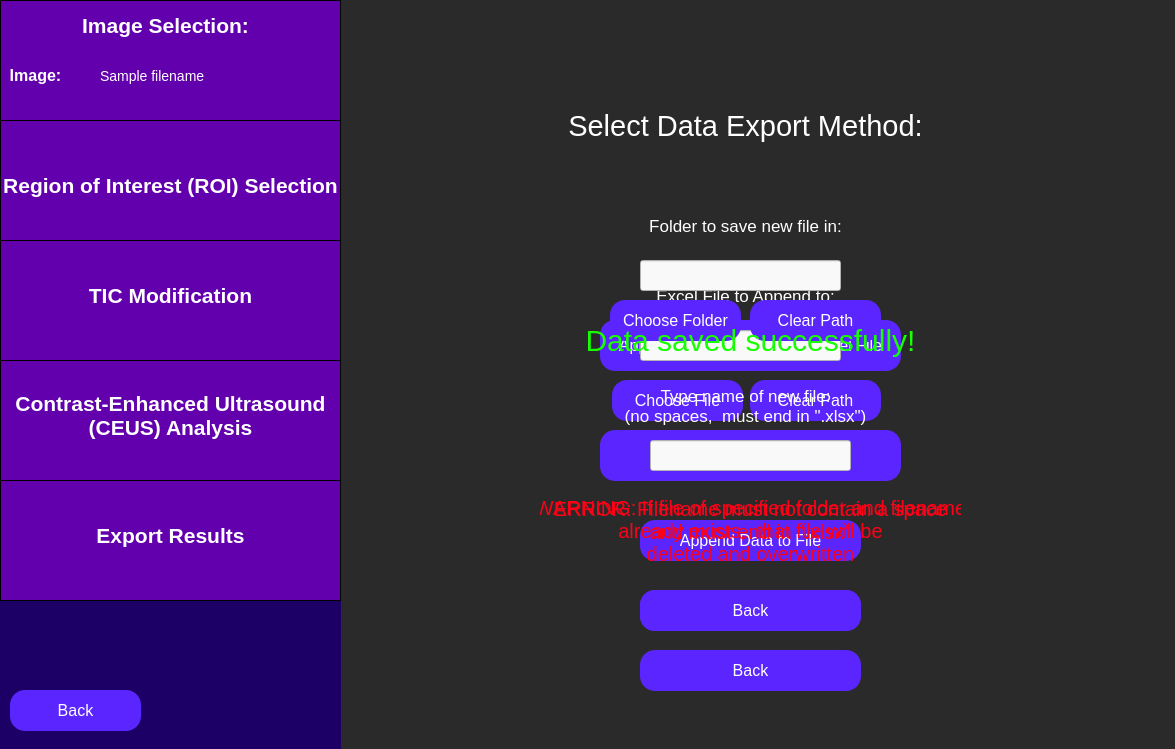
<?xml version="1.0" encoding="UTF-8"?>
<ui version="4.0">
 <class>exportData</class>
 <widget class="QWidget" name="exportData">
  <property name="geometry">
   <rect>
    <x>0</x>
    <y>0</y>
    <width>1175</width>
    <height>749</height>
   </rect>
  </property>
  <property name="windowTitle">
   <string>Export Data</string>
  </property>
  <property name="styleSheet">
   <string notr="true">QWidget {
	background: rgb(42, 42, 42);
}</string>
  </property>
  <widget class="QWidget" name="widget" native="true">
   <property name="geometry">
    <rect>
     <x>0</x>
     <y>0</y>
     <width>341</width>
     <height>751</height>
    </rect>
   </property>
   <property name="toolTip">
    <string>&lt;html&gt;&lt;head/&gt;&lt;body&gt;&lt;p&gt;&lt;br/&gt;&lt;/p&gt;&lt;/body&gt;&lt;/html&gt;</string>
   </property>
   <property name="styleSheet">
    <string notr="true">QWidget {
	background-color: rgb(28, 0, 101);
}</string>
   </property>
   <widget class="QFrame" name="frame">
    <property name="geometry">
     <rect>
      <x>0</x>
      <y>0</y>
      <width>341</width>
      <height>121</height>
     </rect>
    </property>
    <property name="styleSheet">
     <string notr="true">QFrame {
	background-color: rgb(99, 0, 174);
	border: 1px solid black;
}</string>
    </property>
    <property name="frameShape">
     <enum>QFrame::StyledPanel</enum>
    </property>
    <property name="frameShadow">
     <enum>QFrame::Raised</enum>
    </property>
    <widget class="QLabel" name="imageSelectionLabelSidebar">
     <property name="geometry">
      <rect>
       <x>70</x>
       <y>0</y>
       <width>191</width>
       <height>51</height>
      </rect>
     </property>
     <property name="styleSheet">
      <string notr="true">QLabel {
	font-size: 21px;
	color: rgb(255, 255, 255);
	background-color: rgba(255, 255, 255, 0);
	border: 0px;
	font-weight: bold;
}</string>
     </property>
     <property name="text">
      <string>Image Selection:</string>
     </property>
     <property name="alignment">
      <set>Qt::AlignCenter</set>
     </property>
    </widget>
    <widget class="QLabel" name="imageLabel">
     <property name="geometry">
      <rect>
       <x>-60</x>
       <y>50</y>
       <width>191</width>
       <height>51</height>
      </rect>
     </property>
     <property name="styleSheet">
      <string notr="true">QLabel {
	font-size: 16px;
	color: rgb(255, 255, 255);
	background-color: rgba(255, 255, 255, 0);
	border: 0px;
	font-weight: bold;
}</string>
     </property>
     <property name="text">
      <string>Image:</string>
     </property>
     <property name="alignment">
      <set>Qt::AlignCenter</set>
     </property>
    </widget>
    <widget class="QLabel" name="imagePathInput">
     <property name="geometry">
      <rect>
       <x>100</x>
       <y>50</y>
       <width>241</width>
       <height>51</height>
      </rect>
     </property>
     <property name="styleSheet">
      <string notr="true">QLabel {
	font-size: 14px;
	color: rgb(255, 255, 255);
	background-color: rgba(255, 255, 255, 0);
	border: 0px;
}</string>
     </property>
     <property name="text">
      <string>Sample filename </string>
     </property>
     <property name="alignment">
      <set>Qt::AlignLeading|Qt::AlignLeft|Qt::AlignVCenter</set>
     </property>
    </widget>
   </widget>
   <widget class="QFrame" name="frame_2">
    <property name="geometry">
     <rect>
      <x>0</x>
      <y>120</y>
      <width>341</width>
      <height>121</height>
     </rect>
    </property>
    <property name="styleSheet">
     <string notr="true">QFrame {
	background-color: rgb(99, 0, 174);;
	border: 1px solid black;
}</string>
    </property>
    <property name="frameShape">
     <enum>QFrame::StyledPanel</enum>
    </property>
    <property name="frameShadow">
     <enum>QFrame::Raised</enum>
    </property>
    <widget class="QLabel" name="roiSidebarLabel">
     <property name="geometry">
      <rect>
       <x>0</x>
       <y>40</y>
       <width>341</width>
       <height>51</height>
      </rect>
     </property>
     <property name="styleSheet">
      <string notr="true">QLabel {
	font-size: 21px;
	color: rgb(255, 255, 255);
	background-color: rgba(255, 255, 255, 0);
	border: 0px;
	font-weight: bold;
}</string>
     </property>
     <property name="text">
      <string>Region of Interest (ROI) Selection</string>
     </property>
     <property name="alignment">
      <set>Qt::AlignCenter</set>
     </property>
    </widget>
   </widget>
   <widget class="QFrame" name="frame_4">
    <property name="geometry">
     <rect>
      <x>0</x>
      <y>360</y>
      <width>341</width>
      <height>121</height>
     </rect>
    </property>
    <property name="styleSheet">
     <string notr="true">QFrame {
	background-color:  rgb(99, 0, 174);
	border: 1px solid black;
}</string>
    </property>
    <property name="frameShape">
     <enum>QFrame::StyledPanel</enum>
    </property>
    <property name="frameShadow">
     <enum>QFrame::Raised</enum>
    </property>
    <widget class="QLabel" name="ticAnalysisLabel">
     <property name="geometry">
      <rect>
       <x>0</x>
       <y>30</y>
       <width>341</width>
       <height>51</height>
      </rect>
     </property>
     <property name="styleSheet">
      <string notr="true">QLabel {
	font-size: 21px;
	color: rgb(255, 255, 255);
	background-color: rgba(255, 255, 255, 0);
	border: 0px;
	font-weight: bold;
}</string>
     </property>
     <property name="text">
      <string>Contrast-Enhanced Ultrasound
(CEUS) Analysis</string>
     </property>
     <property name="alignment">
      <set>Qt::AlignCenter</set>
     </property>
    </widget>
   </widget>
   <widget class="QFrame" name="frame_5">
    <property name="geometry">
     <rect>
      <x>0</x>
      <y>480</y>
      <width>341</width>
      <height>121</height>
     </rect>
    </property>
    <property name="styleSheet">
     <string notr="true">QFrame {
	background-color:  rgb(99, 0, 174);
	border: 1px solid black;
}</string>
    </property>
    <property name="frameShape">
     <enum>QFrame::StyledPanel</enum>
    </property>
    <property name="frameShadow">
     <enum>QFrame::Raised</enum>
    </property>
    <widget class="QLabel" name="rfAnalysisLabel">
     <property name="geometry">
      <rect>
       <x>20</x>
       <y>30</y>
       <width>301</width>
       <height>51</height>
      </rect>
     </property>
     <property name="styleSheet">
      <string notr="true">QLabel {
	font-size: 21px;
	color: rgb(255, 255, 255);
	background-color: rgba(255, 255, 255, 0);
	border: 0px;
	font-weight: bold;
}</string>
     </property>
     <property name="text">
      <string>Export Results</string>
     </property>
     <property name="alignment">
      <set>Qt::AlignCenter</set>
     </property>
    </widget>
   </widget>
  </widget>
  <widget class="QFrame" name="frame_3">
   <property name="geometry">
    <rect>
     <x>0</x>
     <y>240</y>
     <width>341</width>
     <height>121</height>
    </rect>
   </property>
   <property name="styleSheet">
    <string notr="true">QFrame {
	background-color: rgb(99, 0, 174);
	border: 1px solid black;
}</string>
   </property>
   <property name="frameShape">
    <enum>QFrame::StyledPanel</enum>
   </property>
   <property name="frameShadow">
    <enum>QFrame::Raised</enum>
   </property>
   <widget class="QLabel" name="analysisParamsLabel">
    <property name="geometry">
     <rect>
      <x>0</x>
      <y>30</y>
      <width>341</width>
      <height>51</height>
     </rect>
    </property>
    <property name="styleSheet">
     <string notr="true">QLabel {
	font-size: 21px;
	color: rgb(255, 255, 255);
	background-color: rgba(255, 255, 255, 0);
	border: 0px;
	font-weight:bold;
}</string>
    </property>
    <property name="text">
     <string>TIC Modification</string>
    </property>
    <property name="alignment">
     <set>Qt::AlignCenter</set>
    </property>
   </widget>
  </widget>
  <widget class="QPushButton" name="backButton">
   <property name="geometry">
    <rect>
     <x>10</x>
     <y>690</y>
     <width>131</width>
     <height>41</height>
    </rect>
   </property>
   <property name="styleSheet">
    <string notr="true">QPushButton {
	color: white;
	font-size: 16px;
	background: rgb(90, 37, 255);
	border-radius: 15px;
}</string>
   </property>
   <property name="text">
    <string>Back</string>
   </property>
  </widget>
  <widget class="QLabel" name="selectDataLabel">
   <property name="geometry">
    <rect>
     <x>530</x>
     <y>60</y>
     <width>431</width>
     <height>131</height>
    </rect>
   </property>
   <property name="styleSheet">
    <string notr="true">QLabel {
	font-size: 29px;
	color: rgb(255, 255, 255);
	background-color: rgba(255, 255, 255, 0);
}</string>
   </property>
   <property name="text">
    <string>Select Data Export Method:</string>
   </property>
   <property name="textFormat">
    <enum>Qt::AutoText</enum>
   </property>
   <property name="scaledContents">
    <bool>false</bool>
   </property>
   <property name="alignment">
    <set>Qt::AlignCenter</set>
   </property>
   <property name="wordWrap">
    <bool>true</bool>
   </property>
  </widget>
  <widget class="QPushButton" name="appendFileOptionButton">
   <property name="geometry">
    <rect>
     <x>600</x>
     <y>320</y>
     <width>301</width>
     <height>51</height>
    </rect>
   </property>
   <property name="toolTip">
    <string>&lt;html&gt;&lt;head/&gt;&lt;body&gt;&lt;p&gt;&lt;br/&gt;&lt;/p&gt;&lt;/body&gt;&lt;/html&gt;</string>
   </property>
   <property name="styleSheet">
    <string notr="true">QPushButton {
	color: white;
	font-size: 16px;
	background: rgb(90, 37, 255);
	border-radius: 15px;
}</string>
   </property>
   <property name="text">
    <string>Append Data onto Existing Excel File</string>
   </property>
  </widget>
  <widget class="QPushButton" name="clearAppendFileButton">
   <property name="geometry">
    <rect>
     <x>750</x>
     <y>380</y>
     <width>131</width>
     <height>41</height>
    </rect>
   </property>
   <property name="styleSheet">
    <string notr="true">QPushButton {
	color: white;
	font-size: 16px;
	background: rgb(90, 37, 255);
	border-radius: 15px;
}</string>
   </property>
   <property name="text">
    <string>Clear Path</string>
   </property>
  </widget>
  <widget class="QLabel" name="appendFileLabel">
   <property name="geometry">
    <rect>
     <x>610</x>
     <y>270</y>
     <width>271</width>
     <height>51</height>
    </rect>
   </property>
   <property name="styleSheet">
    <string notr="true">QLabel {
	background-color: rgba(255, 255, 255, 0);
	color: white;
	font-size: 17px;
}</string>
   </property>
   <property name="text">
    <string>Excel File to Append to:</string>
   </property>
   <property name="alignment">
    <set>Qt::AlignCenter</set>
   </property>
   <property name="textInteractionFlags">
    <set>Qt::NoTextInteraction</set>
   </property>
  </widget>
  <widget class="QPushButton" name="chooseAppendFileButton">
   <property name="geometry">
    <rect>
     <x>612</x>
     <y>380</y>
     <width>131</width>
     <height>41</height>
    </rect>
   </property>
   <property name="styleSheet">
    <string notr="true">QPushButton {
	color: white;
	font-size: 16px;
	background: rgb(90, 37, 255);
	border-radius: 15px;
}</string>
   </property>
   <property name="text">
    <string>Choose File</string>
   </property>
  </widget>
  <widget class="QLineEdit" name="appendFilePath">
   <property name="geometry">
    <rect>
     <x>640</x>
     <y>330</y>
     <width>201</width>
     <height>31</height>
    </rect>
   </property>
   <property name="styleSheet">
    <string notr="true">QLineEdit {
	background-color: rgb(249, 249, 249);
	color: black;
}</string>
   </property>
  </widget>
  <widget class="QPushButton" name="newFileOptionButton">
   <property name="geometry">
    <rect>
     <x>600</x>
     <y>430</y>
     <width>301</width>
     <height>51</height>
    </rect>
   </property>
   <property name="toolTip">
    <string>&lt;html&gt;&lt;head/&gt;&lt;body&gt;&lt;p&gt;&lt;br/&gt;&lt;/p&gt;&lt;/body&gt;&lt;/html&gt;</string>
   </property>
   <property name="styleSheet">
    <string notr="true">QPushButton {
	color: white;
	font-size: 16px;
	background: rgb(90, 37, 255);
	border-radius: 15px;
}</string>
   </property>
   <property name="text">
    <string>Save to New Excel File</string>
   </property>
  </widget>
  <widget class="QLineEdit" name="newFolderPathInput">
   <property name="geometry">
    <rect>
     <x>640</x>
     <y>260</y>
     <width>201</width>
     <height>31</height>
    </rect>
   </property>
   <property name="styleSheet">
    <string notr="true">QLineEdit {
	background-color: rgb(249, 249, 249);
	color: black;
}</string>
   </property>
  </widget>
  <widget class="QPushButton" name="chooseNewFolderButton">
   <property name="geometry">
    <rect>
     <x>610</x>
     <y>300</y>
     <width>131</width>
     <height>41</height>
    </rect>
   </property>
   <property name="styleSheet">
    <string notr="true">QPushButton {
	color: white;
	font-size: 16px;
	background: rgb(90, 37, 255);
	border-radius: 15px;
}</string>
   </property>
   <property name="text">
    <string>Choose Folder</string>
   </property>
  </widget>
  <widget class="QLabel" name="newFolderPathLabel">
   <property name="geometry">
    <rect>
     <x>610</x>
     <y>200</y>
     <width>271</width>
     <height>51</height>
    </rect>
   </property>
   <property name="styleSheet">
    <string notr="true">QLabel {
	background-color: rgba(255, 255, 255, 0);
	color: white;
	font-size: 17px;
}</string>
   </property>
   <property name="text">
    <string>Folder to save new file in:</string>
   </property>
   <property name="alignment">
    <set>Qt::AlignCenter</set>
   </property>
   <property name="textInteractionFlags">
    <set>Qt::NoTextInteraction</set>
   </property>
  </widget>
  <widget class="QPushButton" name="clearNewFolderButton">
   <property name="geometry">
    <rect>
     <x>750</x>
     <y>300</y>
     <width>131</width>
     <height>41</height>
    </rect>
   </property>
   <property name="styleSheet">
    <string notr="true">QPushButton {
	color: white;
	font-size: 16px;
	background: rgb(90, 37, 255);
	border-radius: 15px;
}</string>
   </property>
   <property name="text">
    <string>Clear Path</string>
   </property>
  </widget>
  <widget class="QLineEdit" name="newFileNameInput">
   <property name="geometry">
    <rect>
     <x>650</x>
     <y>440</y>
     <width>201</width>
     <height>31</height>
    </rect>
   </property>
   <property name="styleSheet">
    <string notr="true">QLineEdit {
	background-color: rgb(249, 249, 249);
	color: black;
}</string>
   </property>
   <property name="alignment">
    <set>Qt::AlignCenter</set>
   </property>
  </widget>
  <widget class="QPushButton" name="createNewFileButton">
   <property name="geometry">
    <rect>
     <x>640</x>
     <y>590</y>
     <width>221</width>
     <height>41</height>
    </rect>
   </property>
   <property name="styleSheet">
    <string notr="true">QPushButton {
	color: white;
	font-size: 16px;
	background: rgb(90, 37, 255);
	border-radius: 15px;
}</string>
   </property>
   <property name="text">
    <string>Create File</string>
   </property>
  </widget>
  <widget class="QLabel" name="newFileNameLabel">
   <property name="geometry">
    <rect>
     <x>610</x>
     <y>380</y>
     <width>271</width>
     <height>51</height>
    </rect>
   </property>
   <property name="styleSheet">
    <string notr="true">QLabel {
	background-color: rgba(255, 255, 255, 0);
	color: white;
	font-size: 17px;
}</string>
   </property>
   <property name="text">
    <string>Type name of new file:
(no spaces,  must end in &quot;.xlsx&quot;)</string>
   </property>
   <property name="alignment">
    <set>Qt::AlignCenter</set>
   </property>
   <property name="textInteractionFlags">
    <set>Qt::NoTextInteraction</set>
   </property>
  </widget>
  <widget class="QPushButton" name="appendFileButton">
   <property name="geometry">
    <rect>
     <x>640</x>
     <y>520</y>
     <width>221</width>
     <height>41</height>
    </rect>
   </property>
   <property name="styleSheet">
    <string notr="true">QPushButton {
	color: white;
	font-size: 16px;
	background: rgb(90, 37, 255);
	border-radius: 15px;
}</string>
   </property>
   <property name="text">
    <string>Append Data to File</string>
   </property>
  </widget>
  <widget class="QPushButton" name="appendFileBackButton">
   <property name="geometry">
    <rect>
     <x>640</x>
     <y>590</y>
     <width>221</width>
     <height>41</height>
    </rect>
   </property>
   <property name="styleSheet">
    <string notr="true">QPushButton {
	color: white;
	font-size: 16px;
	background: rgb(90, 37, 255);
	border-radius: 15px;
}</string>
   </property>
   <property name="text">
    <string>Back</string>
   </property>
  </widget>
  <widget class="QPushButton" name="newFileBackButton">
   <property name="geometry">
    <rect>
     <x>640</x>
     <y>650</y>
     <width>221</width>
     <height>41</height>
    </rect>
   </property>
   <property name="styleSheet">
    <string notr="true">QPushButton {
	color: white;
	font-size: 16px;
	background: rgb(90, 37, 255);
	border-radius: 15px;
}</string>
   </property>
   <property name="text">
    <string>Back</string>
   </property>
  </widget>
  <widget class="QLabel" name="fileNameErrorLabel">
   <property name="geometry">
    <rect>
     <x>540</x>
     <y>480</y>
     <width>421</width>
     <height>81</height>
    </rect>
   </property>
   <property name="styleSheet">
    <string notr="true">QLabel {
	color: rgb(255, 0, 23);
	font-size: 20px;
	background-color: rgba(255, 255, 255, 0);
}</string>
   </property>
   <property name="text">
    <string>ERROR: Filename must not contain a space
and must end in &quot;.xlsx&quot;</string>
   </property>
   <property name="alignment">
    <set>Qt::AlignCenter</set>
   </property>
  </widget>
  <widget class="QLabel" name="fileNameWarningLabel">
   <property name="geometry">
    <rect>
     <x>540</x>
     <y>490</y>
     <width>421</width>
     <height>81</height>
    </rect>
   </property>
   <property name="styleSheet">
    <string notr="true">QLabel {
	color: rgb(255, 0, 23);
	font-size: 20px;
	background-color: rgba(255, 255, 255, 0);
}</string>
   </property>
   <property name="text">
    <string>WARNING: If file of specified folder and filename
already exists,  that file will be
deleted and overwritten</string>
   </property>
   <property name="alignment">
    <set>Qt::AlignCenter</set>
   </property>
  </widget>
  <widget class="QLabel" name="dataSavedSuccessfullyLabel">
   <property name="geometry">
    <rect>
     <x>540</x>
     <y>300</y>
     <width>421</width>
     <height>81</height>
    </rect>
   </property>
   <property name="styleSheet">
    <string notr="true">QLabel {
	color: rgb(23, 255, 0);
	font-size: 30px;
	background-color: rgba(255, 255, 255, 0);
}</string>
   </property>
   <property name="text">
    <string>Data saved successfully!</string>
   </property>
   <property name="alignment">
    <set>Qt::AlignCenter</set>
   </property>
  </widget>
 </widget>
 <resources/>
 <connections/>
</ui>
